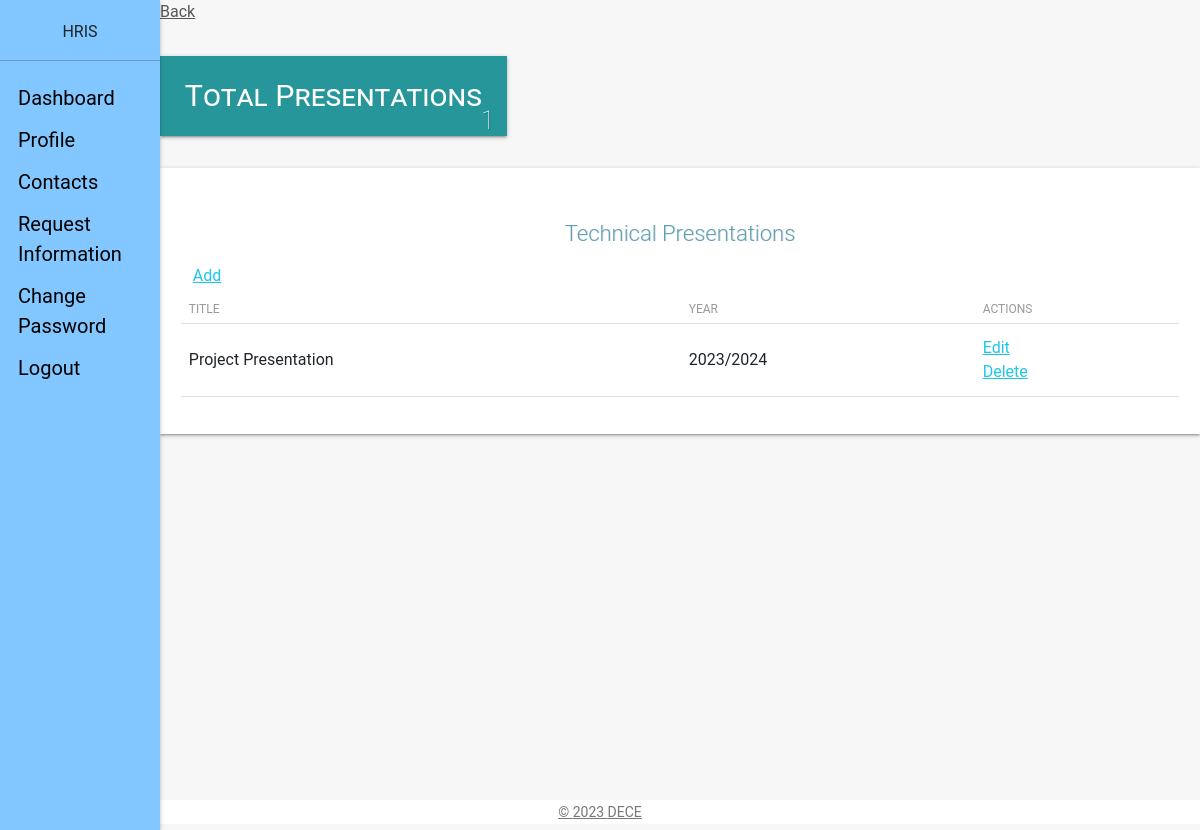
The page /staff_view/presentations/ (signed in) on the database as committed earlier.
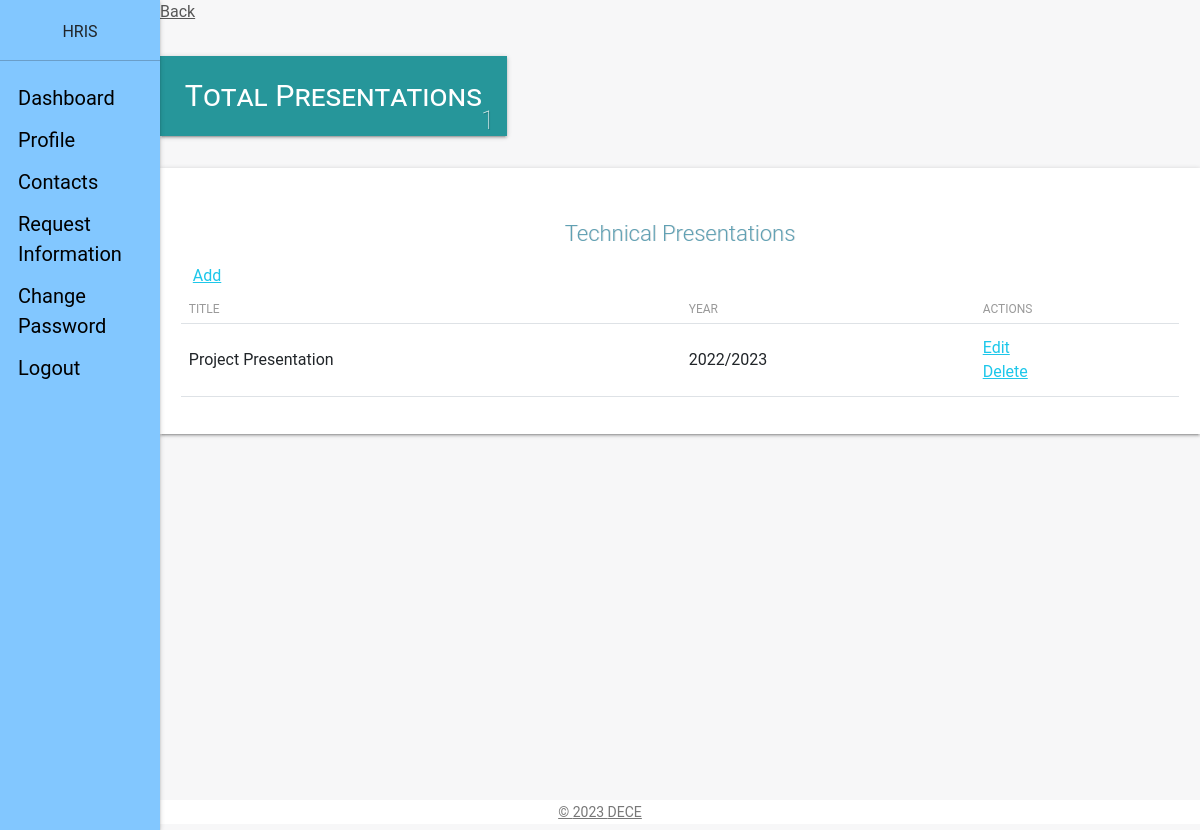
The same page on the database as committed later.
### staff_app/models.py (models this page shows, shortened)
class Presentations(models.Model):
    user = models.ForeignKey(CustomUser, on_delete=models.CASCADE, default=1)
    title = models.CharField(max_length=100, verbose_name=_(
        'Title'), null=True, blank=False)
    year = models.CharField(verbose_name=_(
        'Academic Year'), null=True, blank=False, max_length=9)
    updated = models.DateTimeField(auto_now=True, auto_now_add=False)
    created = models.DateTimeField(auto_now=False, auto_now_add=True)
    class Meta:
        verbose_name = _('Presentation')
        verbose_name_plural = _('Presentations')
        ordering = ['-created']

### staff_app/views.py (the view)
# urls.py: path('presentations/', views.presentations_view, name="presentations"),
def presentations_view(request):
    if not request.user.is_authenticated:
        return redirect('hris:home')
    presentations = Presentations.objects.filter(user_id=request.user.id)
    context = {
        "object": presentations
    }
    return render(request, "staff/staff_presentations.html", context)

### templates/staff/staff_presentations.html (shortened to what this page needs)
{% extends 'base.html' %}
{% load static %}
{% load humanize %}
{% block content %}
<link type="text/CSS" href="{% static 'css/light-bootstrap-dashboard.css' %}" rel="stylesheet"/>
<section class="row">
    <section class="col col-lg-12">
        <span><a href="{{request.META.HTTP_REFERER|escape}}" style="color:#565656;">Back</a></span>
    </section>
</section>
    <section class="row margin-bottom">
        <div class="container-fluid">
        <section class="col-lg-4 col-md-4 col-sm-12">
            <div class="employee-box sec-box">
                <a href="">
                <span>Total Presentations</span>
                </a>
                {% if object %}
                    <span class="count-object">{{ object.count }}</span>
                {% else %}
                    <span class="count-object">0</span>
                {% endif %}
            </div>
        </section>
    </section>
    <div class="table-responsive table-shadow">
        <div class="text-center table-description">
            <h4 class="title-h3" style="color: #60a0b3 !important;
            text-shadow: 1px 0px rgba(0,0,0,0.11)"> Technical Presentations</h4>
        </div>
        <div class="container-fluid">
            <div class="row">
                 <div class="download-print-action">
                    <a href="{% url 'staff:presentation-add' %}">Add</a>
                </div>
            </div>
        </div>
        <table class="table">
            <thead>
                <tr>
                  <th scope="col">Title</th>
                  <th scope="col">Year</th>
                  <th scope="col">Actions</th>
                </tr>
            </thead>
            <tbody>
                {% if not object %}
                    <tr>
                    <td>No Entries</td>
                    </tr>
                {% else %}
                    {% for obj in object %}
                    <tr>
                        <td>{{obj.title}}</td>
                        <td>{{obj.year}}</td>
                        <td><a href="{% url 'staff:presentation-edit' obj.id %}">Edit</a><br>
                            <a href="{% url 'staff:presentation-delete' obj.id %}">Delete</a>
                        </td>
                    </tr>
                    {% endfor %}
                {% endif %}
            </tbody>
        </table>
    </div>
{% endblock content %}

Rows that differ between the two databases and show on the page:
changed Presentations "Project Presentation": year "2023/2024" → "2022/2023"
